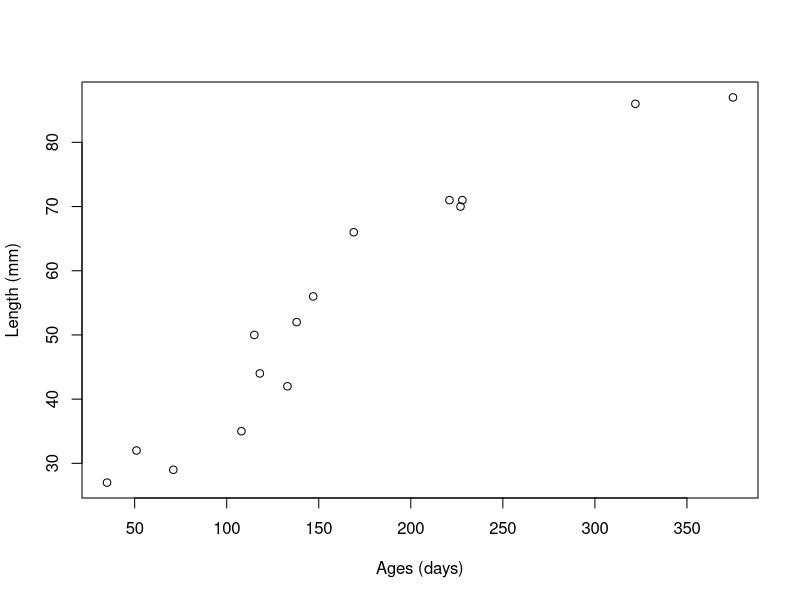

The R source for this figure: (Note: this script raises an error after producing the figure.)
### This code is written for R version 3.6.2 (2019-12-12) -- "Dark and Stormy Night"
### Platform: x86_64-apple-darwin15.6.0 (64-bit)

# first, load the data found in this respoitory
# the first two lines are skipped because they are for your information abour the data
butter <- read.table("butterflyfish_growth.txt", skip=2, header=T)

# next, plot the data to inspect it and insure there are no anomalies
plot(butter$ages, butter$lengths, xlab = 'Ages (days)', ylab = 'Length (mm)')

# Now let's fit the Von Bertalanffy growth curve: length = Linf*(1-exp(-k*(age-t0)))
# where, Linf is the asymptotic size
# k is the growth coefficient
# t0 is the number used to calculate length at age zero
# The easiest way to fit this data to our model is to use the base R nonlinear least squares function: nls()
# This function is fine for simple data
# There are functions in other packages that use other alogorithms if nls() gets stuck
# for this function, we are going to give it some starting guesses for the parameters we want nls() to estimate
growth.curve <- nls(lengths ~ Linf * (1 - exp(-k * (ages - t0))),data = butter, start = list(Linf = 90, k = .001,t0 = -30))

# We can get confidence intervals for the parameters
confint(growth.curve, trace=T, level = 0.95)
# For this example, the profile confidence intervals
# can't be computed, presumably because the data
# are inadequate

# alternatively, you can ask for each parameter individually to see the confidence intervals
confint(growth.curve, trace=T, level = 0.95, parm = 'Linf')
confint(growth.curve, trace=T, level = 0.95, parm = 'k')
confint(growth.curve, trace=T, level = 0.95, parm = 't0')

# Now look at the summary statistics
summary(growth.curve)

# Get a predicted length for each age
for.plotting <- predict(growth.curve)
# We are going to sort the predicted values so that the plot makes sense, try to plot without sorting to see what happens
for.plotting <- for.plotting[order(for.plotting)]
sorted.butter = butter[order(butter$ages),]


# Now plot the data and overlay the predicted model fit
plot(butter$ages, butter$lengths, xlab = 'Ages (days)', ylab = 'Length (mm)')
lines(sorted.butter$ages, for.plotting, lty=2, col=2)

### Congrats you have fit a growth curve to the data


### another more fun example
# this example fits the Von Bertalanffy growth curve to my 6 month-old daughter Zora
# presumably she is not the best animal to fit this model to, but, hey lets have some fun

# load data
z <- read.csv('z_growth.csv')

# create a dataframe to use in our nls() function
baby <- data.frame(ages = z$days, lengths = z$length..cm.)

# fit the model to the data
growth.curve <- nls(lengths ~ Linf * (1 - exp(-k * (ages - t0))), data = baby, start = list(Linf = 90, k= .001, to = -30))

# how good is the fit
summary(growth.curve)

# create some dummmy data to predict age at length from model fit
preds <- data.frame(ages = seq(0, 365*21, length.out = 1000))
# predict age at length
preds$lengths <- predict(growth.curve, newdata = preds)

# plot it out
plot(z$days,z$length..cm., xlab = 'Age (days)', ylab = 'Length (cm)')
lines(preds$ages, preds$lengths, lty=2)

# now lets have a little more fun
plot(z$days,z$length..cm.,xlim=c(0,1000),ylim=c(40,100), xlab = 'Age (days)', ylab = 'Length (cm)')
lines(preds$ages,preds$lengths,lty=2)
# plot out the asymptotic size, which is the first coefficient in our model
# the coefficients() function extracts the coefficients from the fitted model
abline(h=coefficients(growth.curve)[1],lty=3,col=2)

# how old will my daughter be when she reaches her asymptotic size and stops growing?
preds$ages[which((preds$lengths-coefficients(growth.curve)[1])==0)[1]]/365 
# dividing by 365 will give us the answer in years since the originial data was in days

# Finally, how big will she be when she stops growing?
coefficients(growth.curve)[1]
# remember the answer will be in centimeters
